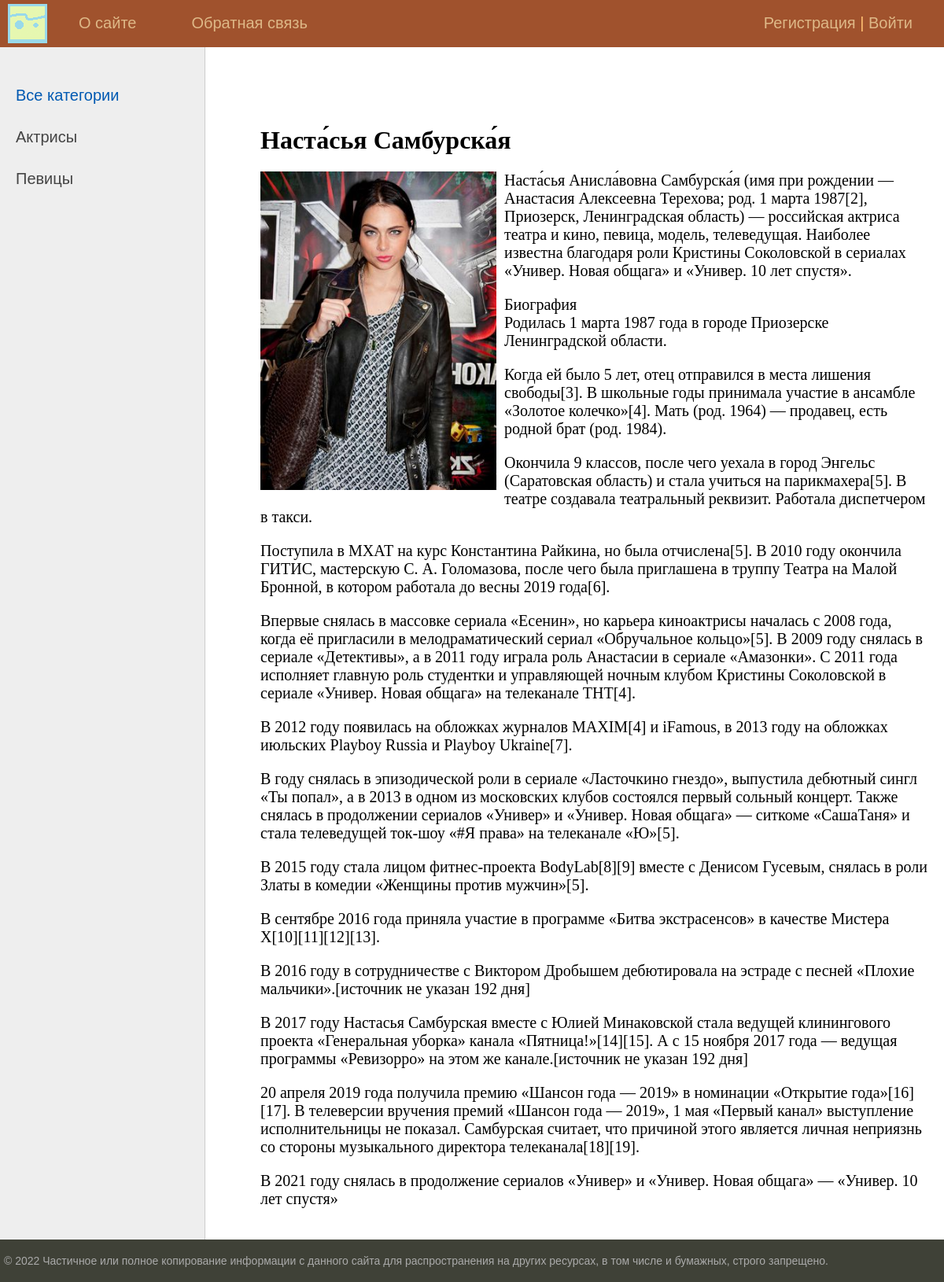
The page /post/nastasya-samburskaya/ on the database its author committed.
### women/models.py (models this page shows, shortened)
class Category(models.Model):
    name = models.CharField(max_length=100, db_index=True, verbose_name='Категория')
    slug = models.SlugField(max_length=255, unique=True, db_index=True, verbose_name="URL")
    def get_absolute_url(self):
        return reverse('category', kwargs={'cat_slug': self.slug})
    class Meta:
        verbose_name = 'Категорию'
        verbose_name_plural = 'Категории'
        ordering = ['id']

class Women(models.Model):
    title = models.CharField(max_length=255, verbose_name='Заголовок')
    slug = models.SlugField(max_length=255, unique=True, db_index=True, verbose_name='URL')
    content = models.TextField(blank=True, verbose_name='Текст статьи')
    photo = models.FileField(upload_to="photos/%Y/%m/%d/", verbose_name='Фото')
    time_create = models.DateTimeField(auto_now_add=True, verbose_name='Время создания')
    time_update = models.DateTimeField(auto_now=True, verbose_name='Время изменения')
    is_published = models.BooleanField(default=True, verbose_name='Публикация')
    cat = models.ForeignKey('Category', on_delete=models.PROTECT, null = True, verbose_name='Категории')
    def __str__(self):
        return self.title
    class Meta:
        verbose_name = 'Женщину'
        verbose_name_plural = 'Женщины'
        ordering = ['-time_create', 'title']

### women/views.py (the view)
# urls.py: path('post/<slug:post_slug>/', ShowPost.as_view(), name='post'),
class ShowPost(DataMixin, DetailView):
    model = Women
    template_name = 'women/post.html'
    slug_url_kwarg = 'post_slug'
    context_object_name = 'post'
    def get_context_data(self, *, object_list=None, **kwargs):
        context = super().get_context_data(**kwargs)
        c_def = self.get_user_context(title=context['post'])
        return dict(list(context.items()) + list(c_def.items()))

### women/utils.py (called while the page is built)
    def get_user_context(self, **kwargs):
        context = kwargs
        cats = Category.objects.annotate(Count('women'))
        user_menu = menu.copy()
        if not self.request.user.is_authenticated:
            user_menu.pop(1)
        context['menu'] = user_menu
        context['cats'] = cats
        if 'cat_selected' not in context:
            context['cat_selected'] = 0
        return context

### women/templates/women/post.html
{% extends 'women/base.html' %}
{% block content %}
<h1>{{post.title}}</h1>
{% if post.photo %}
<p><img class='img-article-left', src='{{post.photo.url}}'></p>
{% endif %}
{{post.content|linebreaks}}
{% endblock %}

### women/templates/women/base.html (shortened to what this page needs)
{% load static %}
{% load women_tags %}
<!DOCTYPE html>
<html>
<head>
	<link type="text/css" href="{% static 'women/css/styles1.css' %}" rel="stylesheet" />
</head>
<body>
<table class="table-page" border=0 cellpadding="0" cellspacing="0">
<tr><td valign=top>
{% block mainmenu %}
		<div class="header">
			<ul id="mainmenu" class="mainmenu">
			<li class="logo"><a href="{% url 'home' %}"><div class="logo"></div></a></li>
{% for m in menu %}
			<li><a href="{% url m.url_name %}">{{m.title}}</a></li>
{% endfor %}
			{% if request.user.is_authenticated %}
			<li class = 'last'> {{user.username}} | <a href="{% url 'logout' %}">Выйти</a></li>
			{% else %}
			<li class = 'last'><a href="{% url 'register' %}">Регистрация</a> | <a href="{% url 'login' %}">Войти</a></li>
			{% endif %}
		    </ul>
		</div>
{% endblock mainmenu %}
<table class="table-content" border=0 cellpadding="0" cellspacing="0">
<tr>
	<td valign="top" class="left-chapters">
	<ul id="leftchapters">
{% if cat_selected == 0 %}
		<li class="selected">Все категории</li>
{% else %}
		<li><a href="{% url 'home' %}">Все категории </a></li>
{% endif %}
{% for c in cats %}
{% if c.women__count > 0 %}
	{% if c.pk == cat_selected %}
		<li class='selected'>{{c.name}}</li>
	{% else %}
		<li><a href="{{ c.get_absolute_url }}">{{c.name}}</a></li>
	{% endif %}
{% endif %}
{% endfor %}
	</ul>
</td>
<td valign="top" class="content">
	<div class="content-text">
{% block content %}
{% endblock %}
	</div>
</td></tr></table>
</td></tr>
<tr><td valign=top>
	<div id="footer">
		<p>&copy; 2022 Частичное или полное копирование информации с данного сайта для распространения на других ресурсах, в том числе и бумажных, строго запрещено.</p>
	</div>
</td></tr></table>
</body>
</html>

### women/static/women/css/styles1.css (style rules this page uses)
html, body { font-family: 'Arial'; margin: 0; padding: 0; height: 100%; width: 100%; color: #444; }
a { color: #0059b2; text-decoration: none; }
img { max-width: 600px; height: auto; }
img.img-article-left { max-width: 300px; height: auto; float: left; padding: 0 10px 10px 0; }
.table-page { width: 100%; height: 100%; vertical-align: top; }
.table-page tr { height: 100%; }
.header { background: #A0522D; height: 60px; }
.logo { background: url('../images/logo1.png') no-repeat 10px 5px; width: 70px; height: 60px; }
ul.mainmenu { list-style: none; margin: 0; padding: 0; height: 60px; color: #fdc073; font-size: 20px; overflow: hidden; }
ul.mainmenu li { float: left; margin: 18px 40px 0 30px; }
ul.mainmenu li.logo { margin: 0; }
ul.mainmenu li.last { float: right; }
ul.mainmenu li a { color: #DEB887; text-decoration: none; }
.table-content { width: 100%; min-height: 100%; height: 100%; }
.left-chapters { margin: 0; background: #eee; border-right: 1px solid #ccc; min-height: 100%; }
.left-chapters ul { width: 230px; min-height: 100%; margin: 0; padding: 20px 10px 10px 20px; list-style: none; font-size: 20px; }
.left-chapters ul li { margin: 30px 0 0 0; color: #999; }
.left-chapters ul li.selected { color: #0059b2; }
.left-chapters ul li a { color: #444; text-decoration: none; }
.content { padding: 40px 20px 20px 40px; width: 100%; box-sizing: border-box; }
.content-text { margin: 60px 0 0 30px; color: #000; font-size: 20px; font-family: Yandex Sans Display Light; }
.content-text h1 { font-size: 32px; }
#footer { box-sizing: border-box; background: #3F4137; padding: 5px; color: #aaa; font-size: 14px; font-family: Verdana, Geneva, Arial, Helvetica; text-align: left; overflow: hidden; }

### rows shown on the page
Category: name "Актрисы"
Category: name "Певицы"
Women: title "Наста́сья Самбурска́я", photo (picture), content "Наста́сья Анисла́вовна Самбурска́я (имя при рождении — Анастасия Алексеевна Терехова; род. 1 марта 1987[2], Приозерск, Ленинградская область) — российская актриса театра и кино, певица, модель, телеведущая. Наиболее известна благодаря роли Кристины Соколовской в сериалах «Универ. Новая общага» и «Универ. 10 лет спустя». Биография Родилась 1 марта 1987 года в городе Приозерске Ленинградской области. Когда ей было 5 лет, отец отправился в места лишения свободы[3]. В школьные годы принимала участие в ансамбле «Золотое колечко»[4]. Мать (род. 1964) — продавец, есть родной брат (род. 1984). Окончила 9 классов, после чего уехала в город Энгельс (Саратовская область) и стала учиться на…"

### other values the page prints
{{ m.title }} "O сайте" "Обратная связь"
